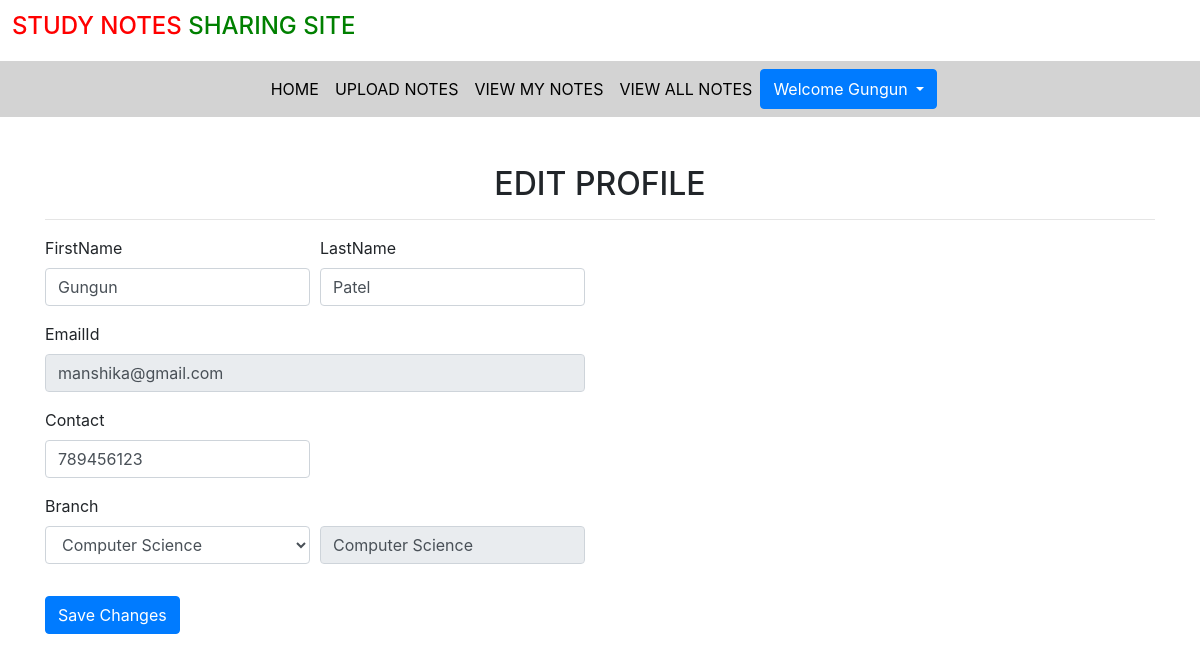
Screenshot of /edit_profile/ (signed in) with the database file from the repository.
### notes/models.py (models this page shows, shortened)
class Signup(models.Model):
    user = models.ForeignKey(User,on_delete=models.CASCADE)
    contact = models.CharField(max_length=10,null= True)
    branch = models.CharField(max_length=30)
    role = models.CharField(max_length=15)

### notes/views.py (the view, shortened to what this page needs)
# urls.py: path('edit_profile/', edit_profile,name='edit_profile'),
def edit_profile(request):
    print("Edit Profile View Accessed")
    if not request.user.is_authenticated:
        return redirect('login')
    user = User.objects.get(id = request.user.id)
    data = Signup.objects.get(user = user)
    error = False
    d= {'data': data,'user':user,'error':error}
    return render(request,'edit_profile.html',d)

### notes/templates/edit_profile.html (shortened to what this page needs)
{% extends 'usernavigation.html' %}
{% load static %}
{% block body %}
<div class= "container mt-5">
    <h2 class="text-center">EDIT PROFILE</h2>
    <hr>
    <div class = "row">
        <div class = "col-sm-6">
            <form method = "POST">
                <div class= "form-row">
                    <div class="form-group col-md-6">
                        <label>FirstName</label>
                        <input type="text" class="form-control" value="{{data.user.first_name}}" name= "firstname">
                    </div>
                    <div class="form-group col-md-6">
                        <label>LastName</label>
                        <input type="text" class="form-control" value="{{data.user.last_name}}" name= "lastname">
                    </div>
                </div>
                <div class= "form-row">
                    <div class="form-group col-md-12">
                        <label>EmailId</label>
                        <input type="text" class="form-control" value="{{data.user.username}}" name= "emailid" readonly>
                    </div>
                </div>
                <div class= "form-row">
                    <div class="form-group col-md-6">
                        <label>Contact</label>
                        <input type="text" class="form-control" value="{{data.contact}}" name= "contact">
                    </div>
                </div>
                <div class= "form-row">
                    <div class="form-group col-md-6">
                        <label>Branch</label>
                        <select class="form-control" name= "branch">
                            <option value="Computer Science">Computer Science </option>
                        </select>
                    </div>
                    <div class="form-group col-md-6 mt-2"><br>
                        <input type="text" value= "{{data.branch}}" class ="form-control" readonly>
                    </div>
                </div>
                    <button type="submit" class="btn btn-primary mt-3">Save Changes</button>
            </form>
        </div>
    </div>
</div>
{% endblock %}

### notes/templates/usernavigation.html (shortened to what this page needs)
<!DOCTYPE html>
<html lang="en">
<head>
  {% load static %}
  <link rel="stylesheet" href="https://maxcdn.bootstrapcdn.com/bootstrap/4.3.1/css/bootstrap.min.css">
  <link rel="stylesheet" href="https://use.fontawesome.com/releases/v5.6.3/css/all.css"></head>
  <link rel="stylesheet" href="https://cdnjs.cloudflare.com/ajax/libs/font-awesome/5.15.4/css/all.min.css">
  <link rel="stylesheet" href="{% static "css/mystyle.css" %}">
</head>
<body>
  <h4 style= "padding: 1%"><span style="color:red">STUDY NOTES </span><span style="color:green">  SHARING SITE</span></h4>
  <nav class='navbar navbar-expand-sm justify-content-center' style = "background-color : lightgray;">
  <ul class="navbar-nav">
    <li class ="navbar-item">
      <a class="nav-link" href="{% url 'profile'%}">HOME</a>
    </li>
  <ul class="navbar-nav">
    <li class ="navbar-item">
      <a class="nav-link" href="{% url 'upload_notes' %}">UPLOAD NOTES</a>
    </li>
  <ul class="navbar-nav">
    <li class ="navbar-item">
      <a class="nav-link" href="{% url 'view_mynotes' %}">VIEW MY NOTES</a>
    </li>
  <ul class="navbar-nav">
    <li class ="navbar-item">
      <a class="nav-link" href="{% url 'view_allnotes' %}">VIEW ALL NOTES</a>
    </li>
    <div class='btn-group'>
        <button type = "button" class="btn btn-primary dropdown-toggle" data-toggle="dropdown">Welcome {{request.user.first_name}}</button>
    </div>
  </ul>
  </nav>
{% block body %}
{% endblock %}
</body>
</html>

### notes/static/css/mystyle.css (style rules this page uses)
.nav-link { color: black }

### rows the page displays
Signup: firstname "Gungun", lastname "Patel", emailid "manshika@gmail.com", contact "789456123", branch "Computer Science"

### other values shown
{{ request.user.first_name }} "Gungun"
